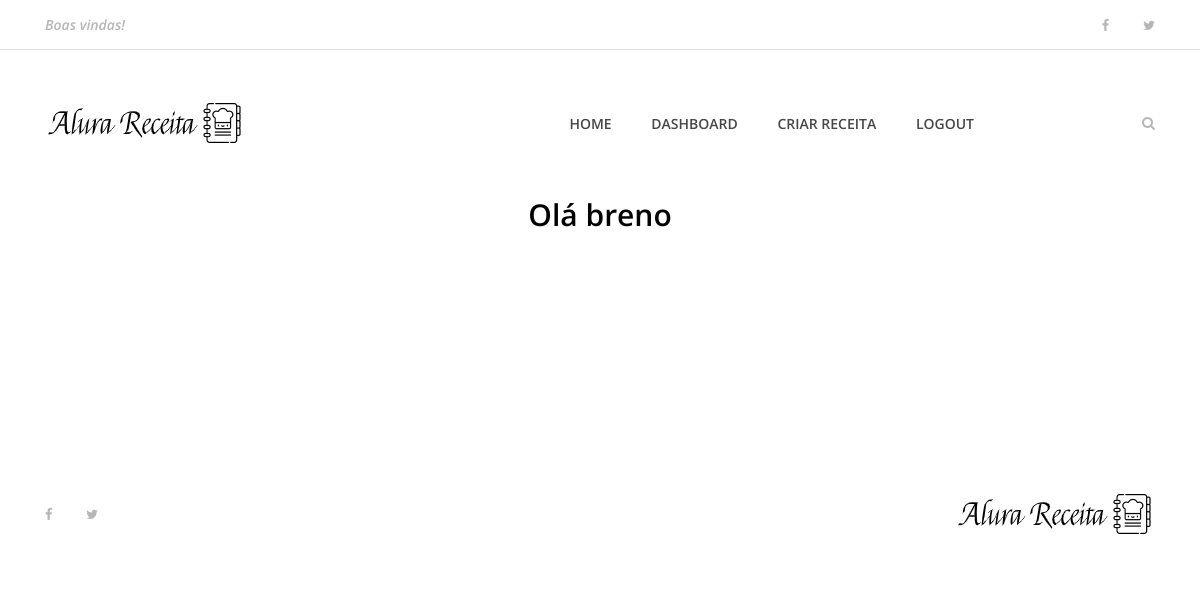
Before: /dashboard (signed in) with the older database file.
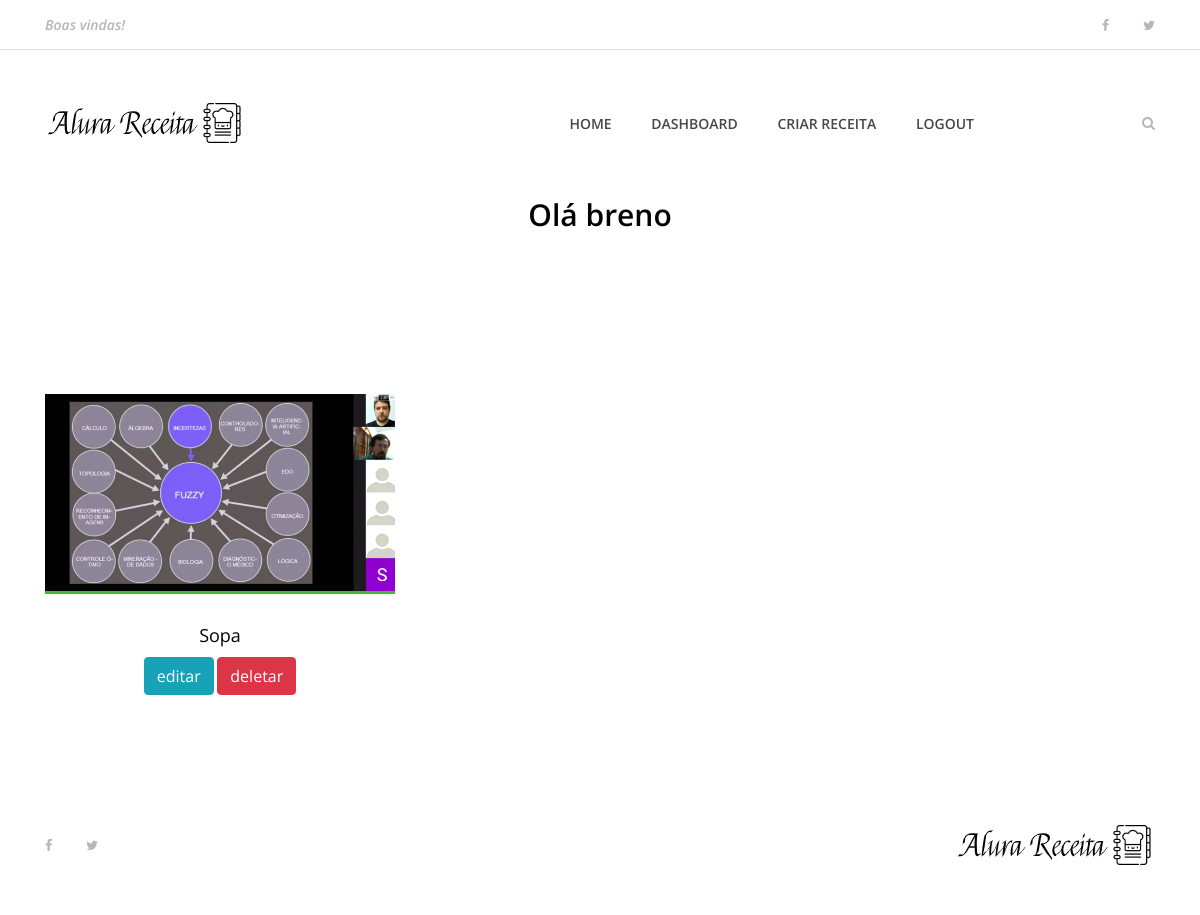
After: the same page with the newer database file.
### apps/receitas/models.py (models this page shows, shortened)
class Receita(models.Model):
    pessoa = models.ForeignKey(User, on_delete=models.CASCADE)
    nome_receita = models.CharField(max_length=200)
    ingredientes = models.TextField()
    modo_preparo = models.TextField()
    tempo_preparo = models.IntegerField()
    rendimento =  models.CharField(max_length=200)
    categoria =  models.CharField(max_length=200)
    date_receita = models.DateTimeField(default=datetime.now, blank=True)
    foto_receita =  models.ImageField(upload_to="fotos/%d/%m/%Y/", blank=True)
    publicado = models.BooleanField(default=False)

### apps/usuarios/views.py (the view)
# urls.py: path('dashboard', views.dashboard, name='dashboard'),
def dashboard(request):
    if request.user.is_authenticated:
        id = request.user.id
        receitas = Receita.objects.order_by('-date_receita').filter(pessoa=id)
        dados = {
            'receitas' : receitas
        }
        return render(request, 'usuarios/dashboard.html', dados)
    else:
        return redirect('index')

### templates/usuarios/dashboard.html (shortened to what this page needs)
{% extends 'base.html' %}
{% load static %}
{% block content %}
{% include 'partials/_menu.html'%}
<div class="contact-area section-padding-0-80">
    <div class="container">
        <div class="row">
            <div class="col-12">
                <div class="section-heading">
                    <h3>Olá {{ user.username }}</h3>
                </div>
            </div>
        </div>
    </div>
 </div>
<section class="best-receipe-area">
    <div class="container">
        <div class="row">
            {% if receitas%}
            {% for receita in receitas %}
            <div class="col-12 col-sm-6 col-lg-4">
                <div class="single-best-receipe-area mb-30">
                    {% if receita.foto_receita == '' %}
                    <img src="{% static 'img/bg-img/foto_receita.png' %}" alt="">
                    {% else %}
                    <img src="{{ receita.foto_receita.url }}" alt="">
                    {% endif %}
                    <div class="receipe-content">
                        <a href="{% url 'receita' receita.id %}">
                            <h5>{{ receita.nome_receita }}</h5>
                            <a href="{% url 'editar_receita' receita.id %}" type='button' class="btn btn-info" > editar</a>
                            <a href="{% url 'deleta_receita' receita.id %}" type='button' class="btn btn-danger" > deletar</a>
                        </a>
                    </div>
                </div>
            </div>
            {% endfor %}
            {% endif %}
        </div>
    </div>
</section>
{% include 'partials/_footer.html'%}
{% endblock %}

### templates/base.html (shortened to what this page needs)
<!DOCTYPE html>
<html lang="en">
{% load static %}
<head>
    <link rel="stylesheet" href="{% static 'site.css' %}">
</head>
<body>
    {% block content %} {% endblock %}
</body>
</html>

### templates/partials/_menu.html (shortened to what this page needs)
{% load static %}
<header class="header-area">
    <div class="top-header-area">
        <div class="container h-100">
            <div class="row h-100 align-items-center justify-content-between">
                <div class="col-12 col-sm-6">
                    <div class="breaking-news">
                        <div id="breakingNewsTicker" class="ticker">
                            <ul>
                                <li><a href="">Boas vindas!</a></li>
                            </ul>
                        </div>
                    </div>
                </div>
                <div class="col-12 col-sm-6">
                    <div class="top-social-info text-right">
                        <a href="#"><i class="fa fa-facebook" aria-hidden="true"></i></a>
                        <a href="#"><i class="fa fa-twitter" aria-hidden="true"></i></a>
                    </div>
                </div>
            </div>
        </div>
    </div>
    <div class="delicious-main-menu">
        <div class="classy-nav-container breakpoint-off">
            <div class="container">
                <nav class="classy-navbar justify-content-between" id="deliciousNav">
                    <a class="nav-brand" href="{% url 'index' %}"><img src="{% static 'img/core-img/logo.png' %}"
                            alt=""></a>
                    <div class="classy-menu">
                        <div class="classynav">
                            <ul>
                                {% if user.is_authenticated %}
                                <li><a href="{% url 'index' %}">Home</a></li>
                                <li><a href="{% url 'dashboard' %}">Dashboard</a></li>
                                <li><a href="{% url 'criar_receita' %}">Criar Receita</a></li>
                                <li><a href="{% url 'logout' %}">Logout</a></li>
                                {% else %}
                                <li><a href="{% url 'index' %}">Home</a></li>
                                <li><a href="{% url 'cadastro' %}">Cadastros</a></li>
                                <li><a href="{% url 'login' %}">Login</a></li>
                                {% endif %}
                            </ul>
                            <div class="search-btn">
                                <i class="fa fa-search" aria-hidden="true"></i>
                            </div>
                        </div>
                    </div>
                </nav>
            </div>
        </div>
    </div>
</header>

### templates/partials/_footer.html
{% load static %}
<footer class="footer-area">
    <div class="container h-100">
        <div class="row h-100">
            <div class="col-12 h-100 d-flex flex-wrap align-items-center justify-content-between">
                <div class="footer-social-info text-right">
                    <a href="#"><i class="fa fa-facebook" aria-hidden="true"></i></a>
                    <a href="#"><i class="fa fa-twitter" aria-hidden="true"></i></a>
                </div>
                <div class="footer-logo">
                    <a href="{% url 'index' %}"><img src="{% static 'img/core-img/logo.png' %}" alt=""></a>
                </div>
            </div>
        </div>
    </div>
</footer>

### alura_receitas/static/site.css (style rules this page uses)
* { margin: 0; padding: 0; }
body { font-family: "Open Sans", sans-serif; font-size: 14px; }
h1, h2, h3, h4, h5, h6 { color: #000000; line-height: 1.3; font-weight: 600; }
a, a:hover, a:focus { -webkit-transition-duration: 500ms; transition-duration: 500ms; text-decoration: none; outline: 0 solid transparent; color: #000000; font-weight: 600; font-size: 14px; color: #474747; }
ul, ol { margin: 0; }
ul li, ol li { list-style: none; }
img { height: auto; max-width: 100%; }
.mb-30 { margin-bottom: 30px !important; }
.section-padding-0-80 { padding-top: 0; padding-bottom: 80px; }
.section-heading { position: relative; z-index: 1; margin-bottom: 80px; text-align: center; }
.section-heading h3 { font-size: 30px; margin-bottom: 0; }
.header-area { position: relative; z-index: 100; width: 100%; }
.header-area .top-header-area { width: 100%; height: 50px; background-color: #ffffff; border-bottom: 1px solid #dddee9; }
.header-area .top-header-area .breaking-news { position: relative; z-index: 1; }
.header-area .top-header-area .breaking-news .ticker { width: 100%; text-align: left; position: relative; overflow: hidden; }
.header-area .top-header-area .breaking-news .ticker ul { width: 100%; position: relative; z-index: 1; }
.header-area .top-header-area .breaking-news .ticker ul li { display: none; width: 100%; }
.header-area .top-header-area .breaking-news .ticker ul li a { font-size: 14px; color: #b6b6b6; font-style: italic; }
.header-area .top-header-area .top-social-info a { display: inline-block; color: #b6b6b6; font-size: 13px; margin-right: 30px; }
.header-area .top-header-area .top-social-info a:last-child { margin-right: 0; }
.header-area .delicious-main-menu { position: relative; width: 100%; z-index: 100; height: 145px; }
.header-area .delicious-main-menu .classy-nav-container { background-color: transparent; }
.header-area .delicious-main-menu .classy-navbar { height: 145px; padding: 0; }
.header-area .delicious-main-menu .classy-navbar .classynav ul li a { font-weight: 600; }
.header-area .delicious-main-menu .classy-navbar .classynav > ul > li > a { text-transform: uppercase; padding: 12px 18px 11px; background-color: transparent; border-bottom: 3px solid transparent; line-height: 1; color: #474747; font-weight: 600; }
.header-area .delicious-main-menu .classynav .search-btn { color: #b6b6b6; margin-left: 150px; cursor: pointer; -webkit-transition-duration: 500ms; transition-duration: 500ms; }
.header-area .delicious-main-menu .classynav .search-btn i { -webkit-transition-duration: 500ms; transition-duration: 500ms; }
.best-receipe-area { position: relative; z-index: 1; padding-bottom: 50px; }
.single-best-receipe-area { position: relative; z-index: 1; }
.single-best-receipe-area img { border-bottom: 3px solid #40ba37; }
.single-best-receipe-area .receipe-content { padding-top: 30px; text-align: center; }
.single-best-receipe-area .receipe-content h5 { font-size: 18px; margin-bottom: 10px; font-weight: 400; -webkit-transition-duration: 500ms; transition-duration: 500ms; }
.footer-area { position: relative; z-index: 1; width: 100%; height: 140px; background-color: #ffffff; }
.footer-area .footer-social-info { padding-right: 15px; }
.footer-area .footer-social-info a { display: inline-block; color: #b6b6b6; font-size: 13px; margin-right: 30px; }
.footer-area .footer-social-info a:last-child { margin-right: 0; }

Changed rows visible on the page:
added Receita: foto_receita (picture), nome_receita "Sopa"
